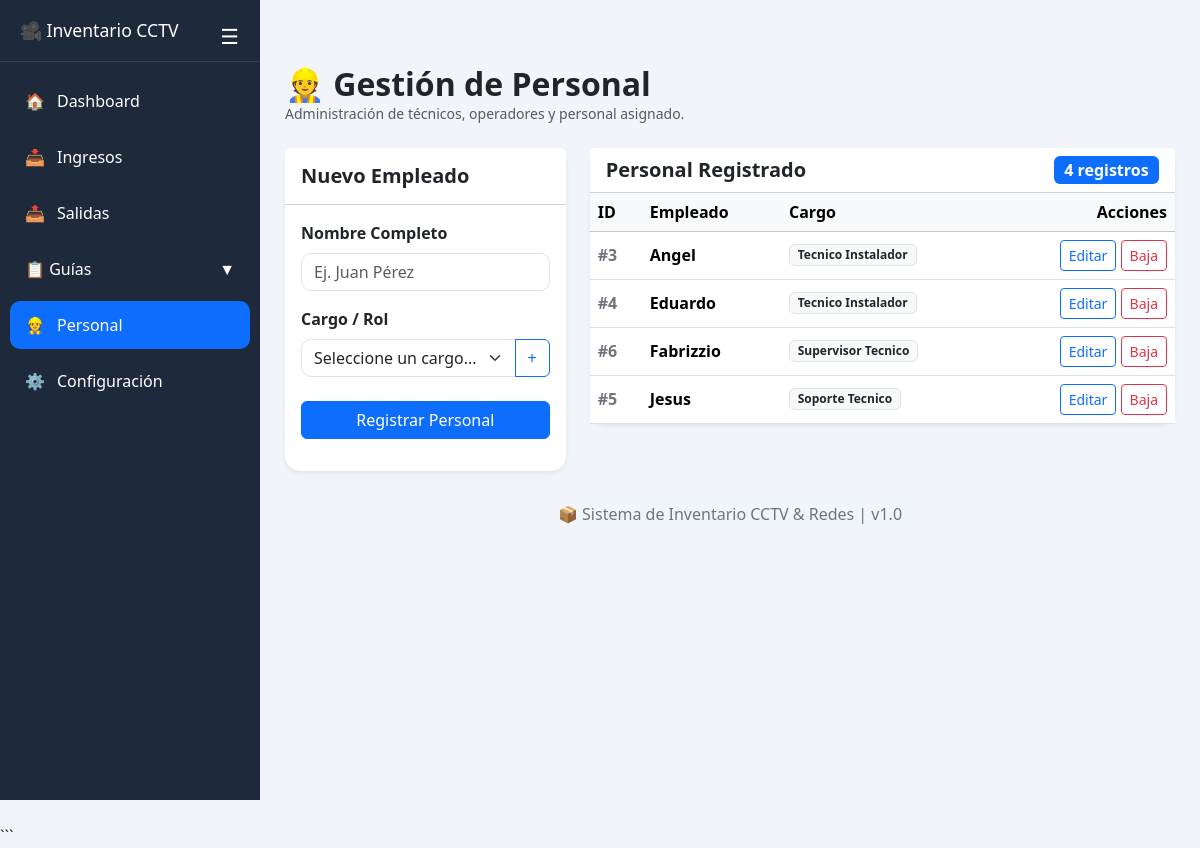
/personal, run on the app's committed database.
### tables this page shows
CREATE TABLE personal (id INTEGER PRIMARY KEY AUTOINCREMENT, nombre TEXT UNIQUE NOT NULL, cargo TEXT NOT NULL);

### app.py (the view, shortened to what this page needs)
@app.route('/personal', methods=['GET', 'POST'])
def personal():
    conn = get_db_connection()
    lista_personal = conn.execute('SELECT * FROM personal ORDER BY nombre').fetchall()
    cargos_db = conn.execute('SELECT * FROM cargos ORDER BY nombre').fetchall()
    conn.close()
    return render_template('personal.html', personal=lista_personal, cargos_db=cargos_db)

### app.py (called while the page is built)
def get_db_connection():
    conn = sqlite3.connect('inventario.db')
    conn.row_factory = sqlite3.Row
    return conn

### templates/personal.html (shortened to what this page needs)
{% extends "base.html" %}
{% block content %}
<div class="py-3">
    <div class="d-flex justify-content-between align-items-center mb-4">
        <div>
            <h2 class="fw-bold mb-0">👷 Gestión de Personal</h2>
            <small class="text-muted">
                Administración de técnicos, operadores y personal asignado.
            </small>
        </div>
    </div>
    <div class="row g-4">
        <div class="col-lg-4">
            <div class="card border-0 shadow-sm">
                <div class="card-header bg-white py-3">
                    <h5 class="fw-bold mb-0">
                        Nuevo Empleado
                    </h5>
                </div>
                <div class="card-body">
                    <form action="/personal" method="POST">
                        <div class="mb-3">
                            <label class="form-label fw-semibold">
                                Nombre Completo
                            </label>
                            <input type="text"
                                   class="form-control"
                                   name="nombre"
                                   placeholder="Ej. Juan Pérez"
                                   required>
                        </div>
                        <div class="mb-4">
                            <label class="form-label fw-semibold">
                                Cargo / Rol
                            </label>
                            <div class="input-group">
                                <select class="form-select"
                                        name="cargo"
                                        required>
                                    <option selected disabled value="">
                                        Seleccione un cargo...
                                    </option>
                                </select>
                                <button class="btn btn-outline-primary"
                                        type="button"
                                        data-bs-toggle="modal"
                                        data-bs-target="#modalNuevoCargo">
                                    +
                                </button>
                            </div>
                        </div>
                        <div class="d-grid">
                            <button type="submit"
                                    class="btn btn-primary">
                                Registrar Personal
                            </button>
                        </div>
                    </form>
                </div>
            </div>
        </div>
        <div class="col-lg-8">
            <div class="card border-0 shadow-sm">
                <div class="card-header bg-white d-flex justify-content-between align-items-center">
                    <h5 class="fw-bold mb-0">
                        Personal Registrado
                    </h5>
                    <span class="badge bg-primary fs-6">
                        {{ personal|length }} registros
                    </span>
                </div>
                <div class="table-responsive">
                    <table class="table table-hover align-middle mb-0">
                        <thead class="table-light">
                            <tr>
                                <th>ID</th>
                                <th>Empleado</th>
                                <th>Cargo</th>
                                <th class="text-end">Acciones</th>
                            </tr>
                        </thead>
                        <tbody>
                            {% for p in personal %}
                            <tr>
                                <td>
                                    <span class="fw-semibold text-secondary">
                                        #{{ p.id }}
                                    </span>
                                </td>
                                <td>
                                    <div class="fw-semibold">
                                        {{ p.nombre }}
                                    </div>
                                </td>
                                <td>
                                    <span class="badge bg-light text-dark border">
                                        {{ p.cargo }}
                                    </span>
                                </td>
                                <td class="text-end">
                                    <button class="btn btn-sm btn-outline-primary"
                                            data-bs-toggle="modal"
                                            data-bs-target="#editPersonalModal{{ p.id }}">
                                        Editar
                                    </button>
                                    <form action="/eliminar_personal/{{ p.id }}"
                                          method="POST"
                                          class="d-inline">
                                        <button type="submit"
                                                class="btn btn-sm btn-outline-danger"
                                                onclick="return confirm('¿Desea dar de baja a {{ p.nombre }}?')">
                                            Baja
                                        </button>
                                    </form>
                                </td>
                            </tr>
                            {% endfor %}
                        </tbody>
                    </table>
                </div>
            </div>
        </div>
    </div>
</div>
{% endblock %}

### templates/base.html (style rules this page uses)
:root { --sidebar: #1e293b; --sidebar-hover: #334155; --primary: #0d6efd; --bg: #f1f5f9; }
body { margin: 0; background: var(--bg); font-family: 'Segoe UI', sans-serif; }
.card { border: none; border-radius: 15px; box-shadow: 0 3px 12px rgba(0, 0, 0, .08); }
.form-control, .form-select { border-radius: 10px; }
.table thead { background: #f8fafc; }

### data on the page
personal: id "3", nombre "Angel", cargo "Tecnico Instalador"
personal: id "4", nombre "Eduardo", cargo "Tecnico Instalador"
personal: id "6", nombre "Fabrizzio", cargo "Supervisor Tecnico"
personal: id "5", nombre "Jesus", cargo "Soporte Tecnico"

### other printed values
{{ personal|length }} "4"
